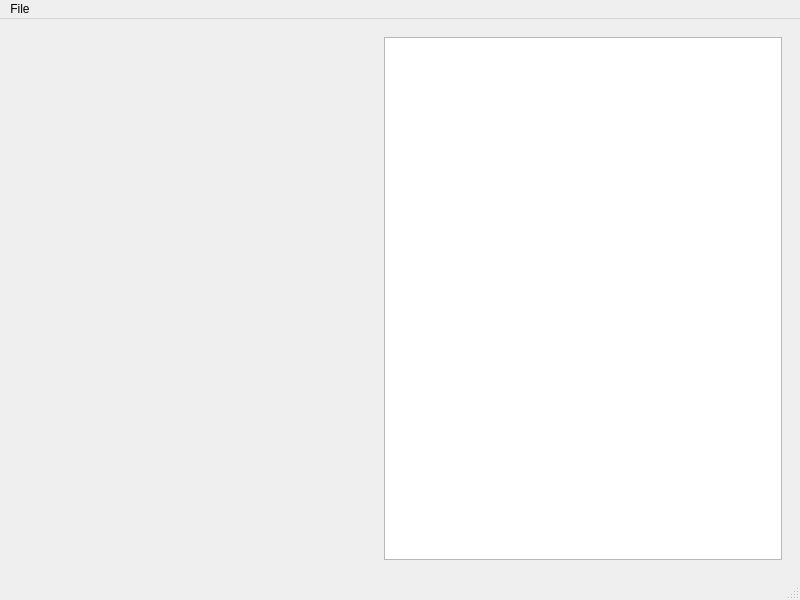
<?xml version="1.0" encoding="UTF-8"?>
<ui version="4.0">
 <class>MainWindow</class>
 <widget class="QMainWindow" name="MainWindow">
  <property name="geometry">
   <rect>
    <x>0</x>
    <y>0</y>
    <width>800</width>
    <height>600</height>
   </rect>
  </property>
  <property name="windowTitle">
   <string>MainWindow</string>
  </property>
  <widget class="QWidget" name="centralwidget">
   <layout class="QGridLayout" name="gridLayout">
    <item row="0" column="0">
     <widget class="QStackedWidget" name="stackedWidget">
      <property name="currentIndex">
       <number>1</number>
      </property>
      <widget class="QWidget" name="home">
       <layout class="QVBoxLayout" name="verticalLayout">
        <item>
         <spacer name="verticalSpacer">
          <property name="orientation">
           <enum>Qt::Vertical</enum>
          </property>
          <property name="sizeHint" stdset="0">
           <size>
            <width>20</width>
            <height>227</height>
           </size>
          </property>
         </spacer>
        </item>
        <item>
         <layout class="QHBoxLayout" name="horizontalLayout_2">
          <item>
           <spacer name="horizontalSpacer">
            <property name="orientation">
             <enum>Qt::Horizontal</enum>
            </property>
            <property name="sizeHint" stdset="0">
             <size>
              <width>40</width>
              <height>20</height>
             </size>
            </property>
           </spacer>
          </item>
          <item>
           <widget class="QLabel" name="label">
            <property name="text">
             <string>Don't forget to start the server</string>
            </property>
           </widget>
          </item>
          <item>
           <spacer name="horizontalSpacer_2">
            <property name="orientation">
             <enum>Qt::Horizontal</enum>
            </property>
            <property name="sizeHint" stdset="0">
             <size>
              <width>40</width>
              <height>20</height>
             </size>
            </property>
           </spacer>
          </item>
         </layout>
        </item>
        <item>
         <layout class="QHBoxLayout" name="horizontalLayout">
          <item>
           <spacer name="horizontalSpacer_3">
            <property name="orientation">
             <enum>Qt::Horizontal</enum>
            </property>
            <property name="sizeHint" stdset="0">
             <size>
              <width>40</width>
              <height>20</height>
             </size>
            </property>
           </spacer>
          </item>
          <item>
           <widget class="QPushButton" name="pbConnect">
            <property name="text">
             <string>Connect to server</string>
            </property>
           </widget>
          </item>
          <item>
           <spacer name="horizontalSpacer_4">
            <property name="orientation">
             <enum>Qt::Horizontal</enum>
            </property>
            <property name="sizeHint" stdset="0">
             <size>
              <width>40</width>
              <height>20</height>
             </size>
            </property>
           </spacer>
          </item>
         </layout>
        </item>
        <item>
         <spacer name="verticalSpacer_2">
          <property name="orientation">
           <enum>Qt::Vertical</enum>
          </property>
          <property name="sizeHint" stdset="0">
           <size>
            <width>20</width>
            <height>226</height>
           </size>
          </property>
         </spacer>
        </item>
       </layout>
      </widget>
      <widget class="QWidget" name="navigation">
       <layout class="QHBoxLayout" name="horizontalLayout_3">
        <item>
         <widget class="QLabel" name="labelImage">
          <property name="sizePolicy">
           <sizepolicy hsizetype="Maximum" vsizetype="Preferred">
            <horstretch>0</horstretch>
            <verstretch>0</verstretch>
           </sizepolicy>
          </property>
          <property name="minimumSize">
           <size>
            <width>360</width>
            <height>0</height>
           </size>
          </property>
          <property name="text">
           <string/>
          </property>
         </widget>
        </item>
        <item>
         <widget class="QListWidget" name="listWidget">
          <property name="minimumSize">
           <size>
            <width>120</width>
            <height>0</height>
           </size>
          </property>
         </widget>
        </item>
       </layout>
      </widget>
     </widget>
    </item>
   </layout>
  </widget>
  <widget class="QMenuBar" name="menubar">
   <property name="geometry">
    <rect>
     <x>0</x>
     <y>0</y>
     <width>800</width>
     <height>19</height>
    </rect>
   </property>
   <widget class="QMenu" name="menuFile">
    <property name="title">
     <string>File</string>
    </property>
    <addaction name="actionSetings"/>
    <addaction name="actionExit"/>
   </widget>
   <addaction name="menuFile"/>
  </widget>
  <widget class="QStatusBar" name="statusbar"/>
  <action name="actionSetings">
   <property name="text">
    <string>Settings</string>
   </property>
  </action>
  <action name="actionExit">
   <property name="text">
    <string>Exit</string>
   </property>
  </action>
 </widget>
 <resources/>
 <connections/>
</ui>
